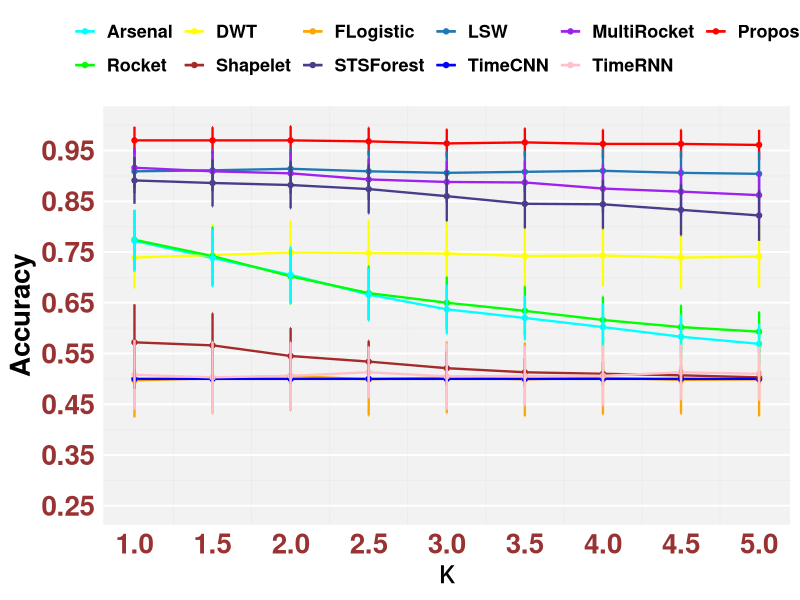

The R source for this figure:


library(ggplot2)
# Load required libraries
library(tibble)

# Data Preparation

accuracy_data <- tibble::tibble(
  Iteration = rep(c(1, 1.5, 2, 2.5, 3, 3.5, 4, 4.5, 5), 11),
  Accuracy = c(
    # Proposed
    0.97, 0.97, 0.97, 0.968, 0.964, 0.966, 0.963, 0.963, 0.961,
    # LWS
    0.909, 0.911, 0.914,0.909, 0.906, 0.908, 0.91, 0.906, 0.904,
    # DWT
    0.739, 0.744, 0.749, 0.748, 0.747, 0.742, 0.743, 0.739, 0.741,
    # Flrg
    0.497, 0.501, 0.506, 0.499, 0.503, 0.499, 0.502, 0.498, 0.499,
    # Rocket
    0.774, 0.742, 0.702, 0.669, 0.650, 0.634, 0.616, 0.602, 0.593,
    # TimeCNN
    0.5, 0.5, 0.5, 0.5, 0.5, 0.5, 0.5, 0.5, 0.5,
    # MultiRoket
    0.916, 0.909, 0.905, 0.893, 0.888, 0.887, 0.875, 0.869, 0.862,
    # Arsenal
    0.772, 0.738, 0.705, 0.666, 0.637, 0.620, 0.602, 0.583, 0.569,
    # Shaplet
    0.572, 0.566, 0.545, 0.534, 0.521, 0.513, 0.51, 0.507, 0.503,
    
    #STSForest 
    0.891, 0.886, 0.882, 0.874, 0.86, 0.845, 0.844, 0.833, 0.822,
    
    # TimeRNN
    0.508, 0.503, 0.506, 0.513, 0.505, 0.506, 0.506, 0.513, 0.51
  ),
  StdDev = c(
    # Proposed
    0.027, 0.026, 0.028, 0.027, 0.028, 0.028, 0.028, 0.028, 0.030,
    # LSW
    0.043, 0.040, 0.039, 0.041, 0.042, 0.041, 0.042, 0.043, 0.044,
    # DWT
    0.061, 0.061, 0.062, 0.064, 0.062, 0.064, 0.060, 0.061, 0.062,
    # Flrg
    0.073, 0.069, 0.068, 0.071, 0.070, 0.072, 0.072, 0.067, 0.073,
    # Rocket
    0.059, 0.057, 0.054, 0.053, 0.051, 0.048, 0.046, 0.043, 0.040,
    # TimeCNN
    0.02, 0.002, 0, 0, 0, 0, 0, 0, 0,
    # MultiRoket
    0.04, 0.039, 0.04, 0.04, 0.041, 0.043, 0.0476, 0.047, 0.046,
    # Arsenal
    0.061, 0.056, 0.055, 0.051, 0.048, 0.043, 0.046, 0.043, 0.04,
    # Shaplet
    0.075, 0.063, 0.055, 0.041, 0.033, 0.028, 0.023, 0.017, 0.013,
    #STSForest 
    0.046, 0.046, 0.046, 0.048, 0.049, 0.048, 0.048, 0.05, 0.05,
    # TimeRNN
    0.069, 0.070, 0.066, 0.050, 0.065, 0.059, 0.059, 0.054, 0.053
  ),
  Model = rep(c(
    "Proposed", "LSW", "DWT", "FLogistic", "Rocket", "TimeCNN", 
    "MultiRocket", "Arsenal", "Shapelet", "STSForest", "TimeRNN"
  ), each = 9)
)

# Set distinct colors
model_colors <- c(
  "Proposed" = "red", 
  "LSW" = "#1f78b4", 
  "DWT" = "yellow",
  "FLogistic" = "orange", 
  "Rocket" = "green", 
  "TimeCNN" = "blue", 
  "MultiRocket" = "purple", 
  "Arsenal" = "cyan", 
  "Shapelet" = "brown",
  "STSForest" = "darkslateblue",
  "TimeRNN" = "pink"
)

# Plot


theme_update(plot.title = element_text(hjust = 0.5))
# Generate the plot
ggplot(accuracy_data, aes(x = Iteration, y = Accuracy, color = Model)) +
  geom_line(size = 0.8) +                                # Thin lines
  geom_point(size = 1.5) +                               # Points
  geom_errorbar(aes(ymin = Accuracy - StdDev, ymax = Accuracy + StdDev), width = 0.005, size = 0.8) +
  scale_x_continuous(limits = c(1, 5), breaks = seq(1, 5, 0.5)) +
  scale_y_continuous(limits = c(0.25, 1), breaks = seq(0.25, 1, 0.1)) +
  scale_color_manual(values = model_colors, guide = guide_legend(nrow = 2, byrow = TRUE)) +
  labs(x = expression(kappa), y = "Accuracy") +
  theme_minimal(base_size = 14) +
  theme(legend.position = "top", legend.title = element_blank()) +
  theme(
    legend.text = element_text(size = 13, face = "bold"),
    axis.text.x = element_text(face = "bold", color = "#993333", size = 20),
    axis.text.y = element_text(face = "bold", color = "#993333", size = 20),
    axis.title.x = element_text(size = 23, face = "bold"),
    axis.title.y = element_text(angle = 90, face = "bold", size = 20),
    #panel.grid.major = element_blank(),    # Remove major grid lines
    #panel.grid.minor = element_blank(),    # Remove minor grid lines
    #legend.title = element_text(face = "bold")
    panel.grid.major.y = element_line(color = "white", linetype = "solid"),
    # panel.grid.major.x = element_line(color = "white", linetype = "solid"),
    panel.grid.major.x = element_blank(),    # Remove vertical grid lines
    panel.background = element_rect(fill = "grey95", color = NA) 
  )

